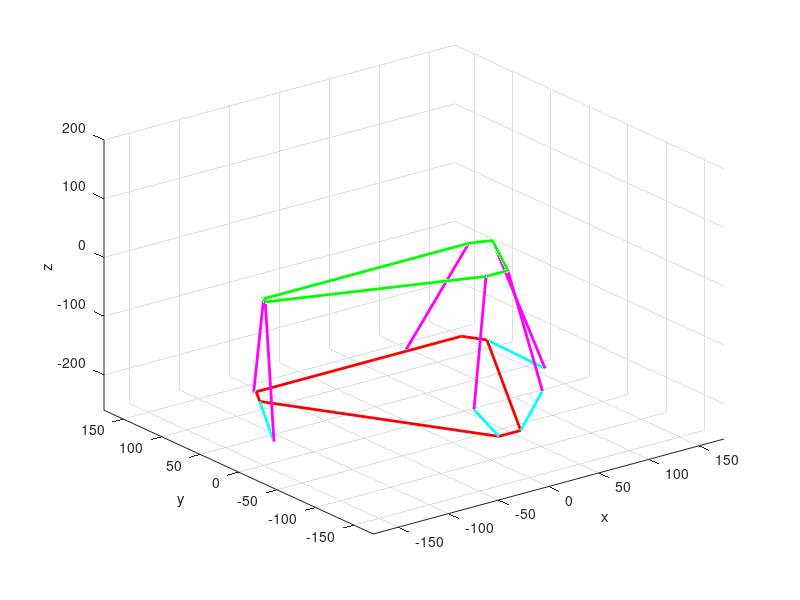

Write MATLAB code to recreate this figure.
rb = 125; %radius of base mm
angle_offset = 30-5; %smallest angle between 2 mounts
h = 200;
l_crank = 60;
l_rocker = sqrt(h^2 + l_crank^2);
n_segments = 30;
linewidth = 2;
x_lim = rb+50;
y_lim = rb+50;

Tx=0;
Ty=0;
Tz=0;
alpha=1; %1 degree increments
beta=0/n_segments;
gamma=0;

T = ones(7,3);
top = ones(7,3);
base = ones(7,3);
R = eye(3);
lengths = ones(6,n_segments);
servo_angle = zeros(6,n_segments);
B = ones(n_segments, 6); %crank angle?


%base platform
for i=0:6
    if mod(i,2)==0 %if i is even
    angle = i*60 + angle_offset;  
    B(i+1) = deg2rad(angle-90);

    else
    angle = i*60 - angle_offset;
    B(i+1) = deg2rad(angle+90);
    end
    base(i+1,:) = [rb*cos(deg2rad(angle)), rb*sin(deg2rad(angle)), -h];
end
%plot base
plot3(base(:,1),base(:,2),base(:,3),'r', 'linewidth', linewidth); %connects the dots
hold on;

%top platform
for i=0:6
    if mod(i,2)==0 %if i is even
    angle = i*60 + angle_offset;  
      
    else
    angle = i*60 - angle_offset;  
    end
  top(i+1,:) = [rb*cos(deg2rad(angle)), rb*sin(deg2rad(angle)), 0];
end
%plot top
plot3(top(:,1),top(:,2),top(:,3),'g', 'linewidth', linewidth);
hold on;


%plot crank and rocker
for i=1:6
lengths(i) = norm(top(i,:) - base(i,:));
M = 2*l_crank*(top(i,3)-base(i,3));
N = 2*l_crank*(cos(B(i))*(top(i,1)-base(i,1)) + sin(B(i))*(top(i,2)-base(i,2)));
L=lengths(i)^2-(l_rocker^2-l_crank^2);
servo_angle(i,1) = asin(L/sqrt(M^2+N^2)) - atan(N/M);
crank = [base(i,1) + l_crank*cos(B(i))*cos(servo_angle(i,1)), base(i,2) + l_crank*cos(servo_angle(i,1))*sin(B(i)),...
        base(i,3) + l_crank*sin(servo_angle(i,1))];

link1 = [top(i,:); crank];
link2 = [crank;base(i,:)];
plot3(link1(:,1),link1(:,2),link1(:,3),'m', 'linewidth', linewidth);
hold on;
plot3(link2(:,1),link2(:,2),link2(:,3),'c', 'linewidth', linewidth);
hold on;

% compute misalignemnt angles
N = cross([base(i,1) base(i,2) 0] - base(1,:), [base(i,1) base(i,2) 0] - crank);
%// angle between plane and line, equals pi/2 - angle between D-E and N
plane_angle(i,1) = rad2deg(abs( pi/2 - acos( dot(crank-top(i,:), N)/norm(N)/norm(crank-top(i,:)) ) ));
end

axis([-x_lim x_lim -y_lim y_lim -h-l_crank h]);
grid on;
hold off;

%%{
%move platform
for j=1:n_segments

pause(0.0001);

%plot base
plot3(base(:,1),base(:,2),base(:,3),'r', 'linewidth', linewidth); %connects the dots
hold on;

%rotation matrix
R_x = [1,0,0 ; 0, cos(deg2rad(alpha)), sin(deg2rad(alpha)); 0, -sin(deg2rad(alpha)), cos(deg2rad(alpha))];
R_y = [ cos(deg2rad(beta)),0, -sin(deg2rad(beta)); 0,1,0 ; sin(deg2rad(beta)),0, cos(deg2rad(beta))];
R_z = [cos(deg2rad(gamma)), sin(deg2rad(gamma)), 0; -sin(deg2rad(gamma)), cos(deg2rad(gamma)),0; 0,0,1];
R = R_x * R_y * R_z ;

%translation matrix
T(:,1)=Tx;
T(:,2)=Ty;
T(:,3)=Tz;

%update top mount pts
top = R*transpose(top);
top = transpose(top)+T;

%plot top
plot3(top(:,1),top(:,2),top(:,3),'g', 'linewidth', linewidth);
hold on;

%plots links
for i=1:6
lengths(i) = norm(top(i,:) - base(i,:));
M = 2*l_crank*(top(i,3)-base(i,3));
N = 2*l_crank*(cos(B(i))*(top(i,1)-base(i,1)) + sin(B(i))*(top(i,2)-base(i,2)));
L=lengths(i)^2-(l_rocker^2-l_crank^2);
servo_angle(i,j+1) = asin(L/sqrt(M^2+N^2)) - atan(N/M);
crank = [base(i,1) + l_crank*cos(B(i))*cos(servo_angle(i,j+1)), base(i,2) + l_crank*cos(servo_angle(i,j+1))*sin(B(i)),...
        base(i,3) + l_crank*sin(servo_angle(i,j+1))];

link1 = [top(i,:); crank];
link2 = [crank;base(i,:)];
plot3(link1(:,1),link1(:,2),link1(:,3),'m', 'linewidth', linewidth);
hold on;
plot3(link2(:,1),link2(:,2),link2(:,3),'c', 'linewidth', linewidth);
hold on;

% compute misalignemnt angles
N = cross([base(i,1) base(i,2) 0] - base(1,:), [base(i,1) base(i,2) 0] - crank);
%// angle between plane and line, equals pi/2 - angle between D-E and N
plane_angle(i,j+1) = rad2deg(abs( pi/2 - acos( dot(crank-top(i,:), N)/norm(N)/norm(crank-top(i,:)) ) ));

end

hold off;
axis([-x_lim x_lim -y_lim y_lim -h-l_crank h]);
grid on;
xlabel('x');
ylabel('y');
zlabel('z');
end
%%}
array = rad2deg(servo_angle);
